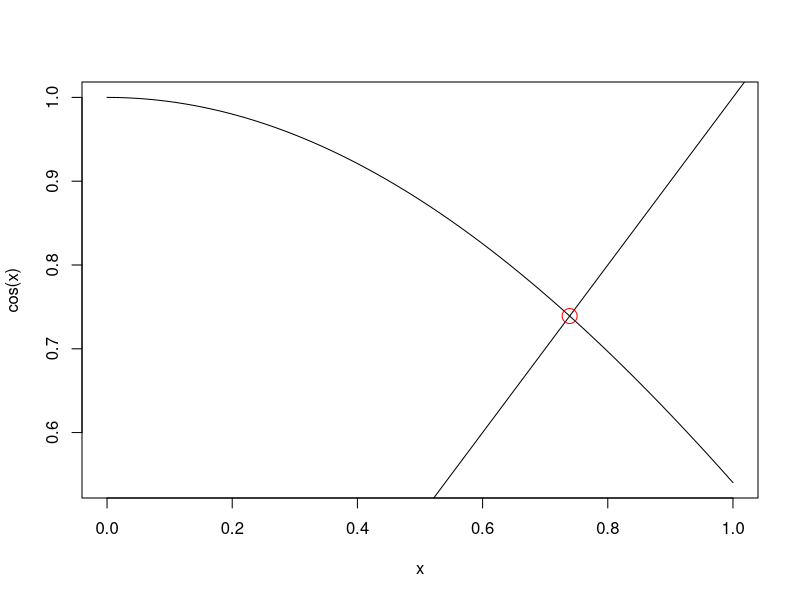

Generate this figure with R: (Note: this script raises an error after producing the figure.)
# Vraci spocitany polynom a jeho derivaci v tom bode
HornerD <- function(a, x) {
	n <- length(a)
	y <- a[n]
	if(n > 1){
		yd <- y
		if(n > 2){
			for(i in (n-1):2){
				y <- y*x+a[i]
				yd <- yd*x + y
			}
		}
		y <- y*x+a[1]
		return(c(y,yd))
	}
	return(c(y,0))
}
print(HornerD(c(8,3,1), 3))

Polx <- function(a,x){
	n <- length(a)
	y <- 0
	yd <- y
	for(i in 1:n){
		y <- y + a[i]*x^(n-1)
		yd <- yd + (i-1)*a[i]*x^(n-2)
	}
}

Newton <- function(f,fd,x0,tol=1e-6){
	x <- x0
	repeat {
		dx <- f(x)/fd(x)
		if(abs(dx) < tol) return(x)
		x <- x - dx
	}
}

x <- seq(0,1,1e-3)
plot(x,cos(x), type="l")
abline(a=0,b=1)
inter <- Newton(function(x) cos(x)-x,function(x) -sin(x)-1,0)
points(inter, cos(inter), col="red", cex=2)

NewtonHorner <- function(a,x0,tol=1e-6){
	x <- x0
	repeat {
		y_yd <- HornerD(a,x)
		dx <- y_yd[1]/y_yd[2]
		if(abs(dx) < tol) return(x)
		x <- x - dx
	}
}

# Chebyshevovy polynomy
ChebyCoef <- function(n){
	a0 <- numeric(n)
	a0[1] <- 1
	a1 <- numeric(n)
	a0[2] <- 1
	for(i in 3:n){
		a <- 2*c(0,a1[-n])-a0
		a0 <- a1
		a1 <- a
	}
	return(a)
}

a <- ChebyCoef(5)

x <- seq(-1,1,1e-3)
plot(x,sapply(x, function(x) HornerD(a,x)[1],x))
